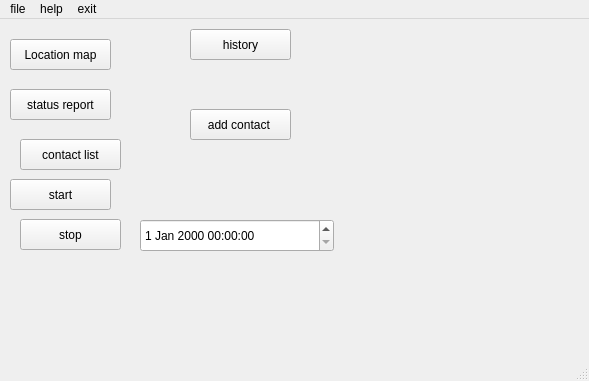
<?xml version="1.0" encoding="UTF-8"?>
<ui version="4.0">
 <class>MainWindow</class>
 <widget class="QMainWindow" name="MainWindow">
  <property name="geometry">
   <rect>
    <x>0</x>
    <y>0</y>
    <width>589</width>
    <height>381</height>
   </rect>
  </property>
  <property name="windowTitle">
   <string>MainWindow</string>
  </property>
  <widget class="QWidget" name="centralwidget">
   <widget class="QPushButton" name="btnLocation">
    <property name="geometry">
     <rect>
      <x>10</x>
      <y>20</y>
      <width>101</width>
      <height>31</height>
     </rect>
    </property>
    <property name="text">
     <string>Location map</string>
    </property>
   </widget>
   <widget class="QPushButton" name="btnHistory">
    <property name="geometry">
     <rect>
      <x>190</x>
      <y>10</y>
      <width>101</width>
      <height>31</height>
     </rect>
    </property>
    <property name="text">
     <string>history</string>
    </property>
   </widget>
   <widget class="QPushButton" name="btnStop">
    <property name="geometry">
     <rect>
      <x>20</x>
      <y>200</y>
      <width>101</width>
      <height>31</height>
     </rect>
    </property>
    <property name="text">
     <string>stop</string>
    </property>
   </widget>
   <widget class="QPushButton" name="btnStart">
    <property name="geometry">
     <rect>
      <x>10</x>
      <y>160</y>
      <width>101</width>
      <height>31</height>
     </rect>
    </property>
    <property name="text">
     <string>start</string>
    </property>
   </widget>
   <widget class="QPushButton" name="btnContactList">
    <property name="geometry">
     <rect>
      <x>20</x>
      <y>120</y>
      <width>101</width>
      <height>31</height>
     </rect>
    </property>
    <property name="text">
     <string>contact list</string>
    </property>
   </widget>
   <widget class="QPushButton" name="btnStatus">
    <property name="geometry">
     <rect>
      <x>10</x>
      <y>70</y>
      <width>101</width>
      <height>31</height>
     </rect>
    </property>
    <property name="text">
     <string>status report</string>
    </property>
   </widget>
   <widget class="QPushButton" name="btnAddContact">
    <property name="geometry">
     <rect>
      <x>190</x>
      <y>90</y>
      <width>101</width>
      <height>31</height>
     </rect>
    </property>
    <property name="text">
     <string>add contact </string>
    </property>
   </widget>
   <widget class="QDateTimeEdit" name="QDateTime">
    <property name="geometry">
     <rect>
      <x>140</x>
      <y>200</y>
      <width>194</width>
      <height>33</height>
     </rect>
    </property>
   </widget>
  </widget>
  <widget class="QMenuBar" name="menubar">
   <property name="geometry">
    <rect>
     <x>0</x>
     <y>0</y>
     <width>589</width>
     <height>27</height>
    </rect>
   </property>
   <widget class="QMenu" name="menuFile">
    <property name="title">
     <string>file</string>
    </property>
    <addaction name="actionOpen"/>
    <addaction name="actionSave"/>
   </widget>
   <widget class="QMenu" name="menuHelp">
    <property name="title">
     <string>help</string>
    </property>
   </widget>
   <widget class="QMenu" name="menuExit">
    <property name="title">
     <string>exit</string>
    </property>
   </widget>
   <addaction name="menuFile"/>
   <addaction name="menuHelp"/>
   <addaction name="menuExit"/>
  </widget>
  <widget class="QStatusBar" name="statusbar"/>
  <action name="actionOpen">
   <property name="text">
    <string>open</string>
   </property>
  </action>
  <action name="actionSave">
   <property name="text">
    <string>save</string>
   </property>
  </action>
 </widget>
 <resources/>
 <connections/>
</ui>
